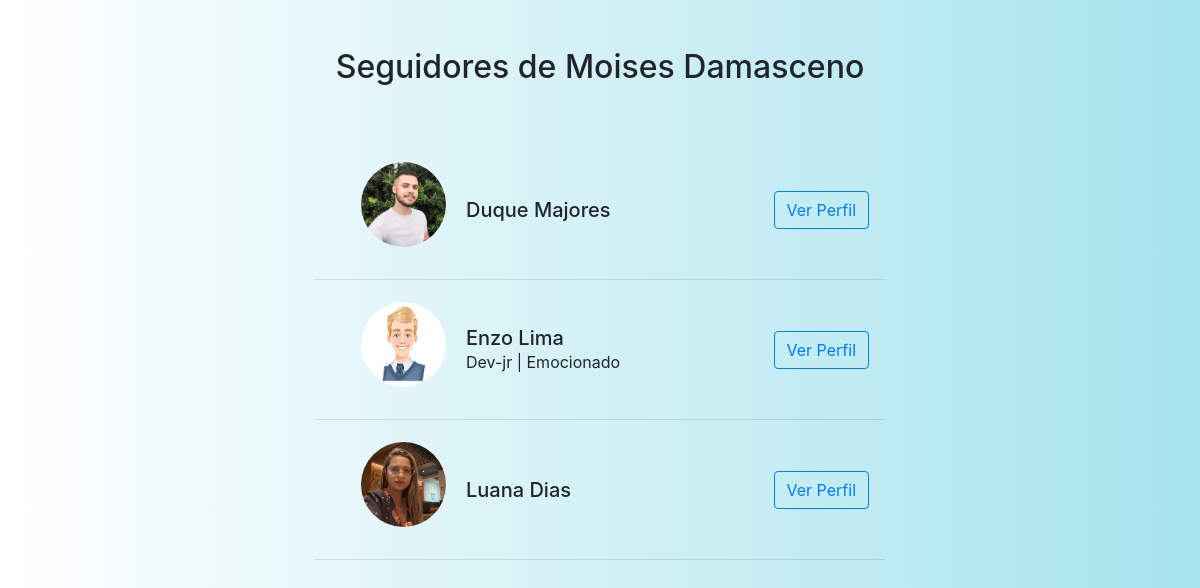
The app's page /seguidores/1/ (signed in), older data.
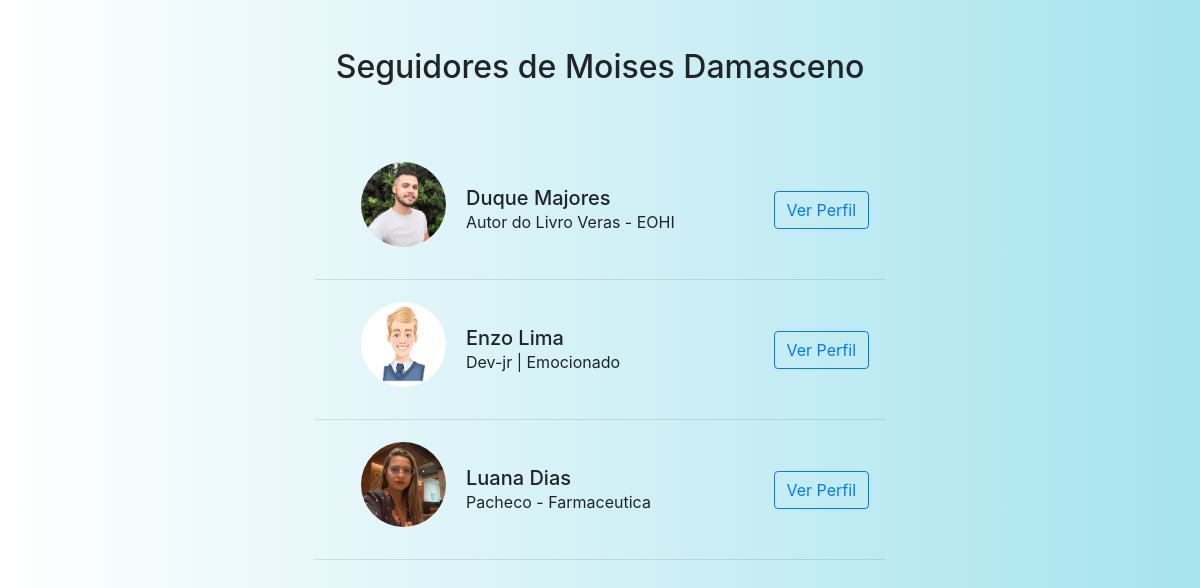
The same page, newer data.
### app/models.py (models this page shows, shortened)
class User(UserMixin, db.Model):
    id = db.Column(db.Integer, primary_key=True)
    nome = db.Column(db.String(150))
    sobreNome = db.Column(db.String(150))
    status = db.Column(db.String(150))
    cpf_cnpj = db.Column(db.String(20), nullable=False, unique=True)
    email = db.Column(db.String(150), unique=True)
    senha = db.Column(db.String(150))
    imagem = db.Column(db.String(150), default='default.png')
    cor_fundo = db.Column(db.String(255), default='background-image: linear-gradient(to right, #fff, #a6e3ed);')
    notificacoes = db.relationship('Notificacao', backref='usuario', lazy='dynamic')
    seguindo = db.relationship(
        'User', secondary=followers,
        primaryjoin=(followers.c.follower_id == id),
        secondaryjoin=(followers.c.followed_id == id),
        backref=db.backref('seguidores', lazy='dynamic'),
        lazy='dynamic'
    )
    notificacoes = db.relationship('Notificacao', backref='dono', lazy='dynamic')
    last_seen = db.Column(db.DateTime, default=datetime.utcnow)

### app/views.py (the view)
@app.route('/seguidores/<int:user_id>/', endpoint='seguidores')
@login_required
def seguidores(user_id):
    usuario = User.query.get_or_404(user_id)
    seguidores = usuario.seguidores  # lista de objetos de usuários
    ids_que_eu_sigo = [u.id for u in current_user.seguindo]  # lista de IDs
    obj = {
        'cor_fundo': None
    }
    return render_template('seguidores.html', usuario=usuario,seguidores=seguidores, ids_que_eu_sigo=ids_que_eu_sigo, obj=obj)

### app/__init__.py (called while the page is built)
@login_manager.user_loader
def load_user(user_id):
    return User.query.get(int(user_id))

### app/views.py (called while the page is built)
@app.before_request
def update_last_seen():
    if current_user.is_authenticated:
        current_user.last_seen = datetime.utcnow()
        db.session.commit()

### app/templates/seguidores.html (shortened to what this page needs)
{% extends 'base.html' %}
{% block styles %}
<link rel="stylesheet" href="{{ url_for('static', filename='css/index.css') }}">
<link rel="stylesheet" href="{{ url_for('static', filename='css/seguidores.css') }}">
{% endblock %}
{% block content %}
<div id="corpo_seguidores" class="container mt-5">
    <h2>Seguidores de {{ usuario.nome }} {{ usuario.sobreNome }}</h2>
    {% if not seguidores %}
        <p>Este usuário ainda não possui seguidores.</p>
    {% else %}
        {% for seguidor in seguidores %}
        <div class="container mb-3 p-3 d-flex flex-row align-items-center justify-content-between">
            <div id="info_card_seguidores" class="d-flex align-items-center">
                <img
                    class="rounded-circle me-3"
                    src="{{ url_for('static', filename='imagens/' + seguidor.imagem) }}"
                    alt="Foto de perfil"
                    width="50"
                    height="50"
                >
                <div id="info_seguidores">
                    <h5 class="mb-0">{{ seguidor.nome }} {{ seguidor.sobreNome }}</h5>
                    <p class="mb-0">{{ seguidor.status }}</p>
                </div>
            </div>
            {% if seguidor.id != current_user.id %}
                {% if seguidor.id not in ids_que_eu_sigo %}
                    <button class="btn btn-success seguir-btn" data-id="{{ seguidor.id }}">Seguir</button>
                {% else %}
                    <a href="{{ url_for('home', id=seguidor.id) }}" class="btn btn-outline-primary">Ver Perfil</a>
                {% endif %}
            {% endif %}
        </div>
        <hr>
        {% endfor %}
    {% endif %}
</div>
{% endblock %}

### app/templates/base.html (shortened to what this page needs)
<!DOCTYPE html>
<html lang="pt-br">
<head>
    {% block styles %}
    {% endblock %}
    <link rel="stylesheet" href="https://stackpath.bootstrapcdn.com/bootstrap/4.1.3/css/bootstrap.min.css">
</head>
<body id="body" style="background: {{ fundo }};">
    <section class="container">
        {% block content %} {% endblock %}
    </section>
</body>
</html>

### app/static/css/index.css (style rules this page uses)
#body { background-image: linear-gradient(to right, #fff, #a6e3ed ); height: 100vh; }

### app/static/css/seguidores.css (style rules this page uses)
#corpo_seguidores { height: 100vh; width: 600px; margin: 0 auto; }
#corpo_seguidores h2 { margin-bottom: 70px; text-align: center; }
#corpo_seguidores img { width: 85px; height: 85px; margin-left: 30px; margin-right: 20px; margin-top: -10px; }

Row changes from the older to the newer data that the page shows:
changed User "Duque": status (not shown) → "Autor do Livro Veras - EOHI"
changed User "Luana": status (not shown) → "Pacheco - Farmaceutica"
